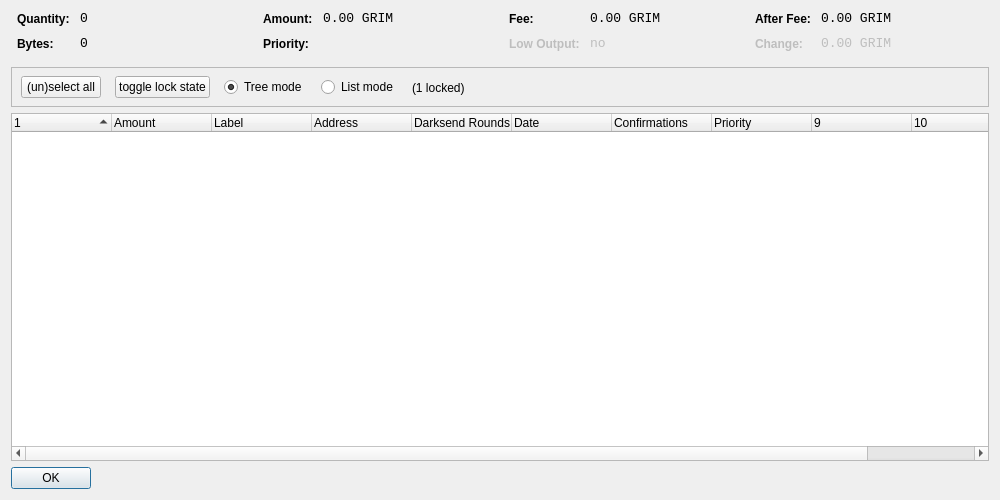
<?xml version="1.0" encoding="UTF-8"?>
<ui version="4.0">
 <class>CoinControlDialog</class>
 <widget class="QDialog" name="CoinControlDialog">
  <property name="geometry">
   <rect>
    <x>0</x>
    <y>0</y>
    <width>1000</width>
    <height>500</height>
   </rect>
  </property>
  <property name="windowTitle">
   <string>Coin Control</string>
  </property>
  <layout class="QVBoxLayout" name="verticalLayout">
   <item>
    <layout class="QHBoxLayout" name="horizontalLayoutTop" stretch="0,0,0,0">
     <property name="topMargin">
      <number>0</number>
     </property>
     <property name="bottomMargin">
      <number>10</number>
     </property>
     <item>
      <layout class="QFormLayout" name="formLayoutCoinControl1">
       <property name="horizontalSpacing">
        <number>10</number>
       </property>
       <property name="verticalSpacing">
        <number>10</number>
       </property>
       <property name="leftMargin">
        <number>6</number>
       </property>
       <property name="rightMargin">
        <number>6</number>
       </property>
       <item row="0" column="0">
        <widget class="QLabel" name="labelCoinControlQuantityText">
         <property name="styleSheet">
          <string notr="true">font-weight:bold;</string>
         </property>
         <property name="text">
          <string>Quantity:</string>
         </property>
        </widget>
       </item>
       <item row="0" column="1">
        <widget class="QLabel" name="labelCoinControlQuantity">
         <property name="font">
          <font>
           <family>Monospace</family>
           <pointsize>10</pointsize>
          </font>
         </property>
         <property name="cursor">
          <cursorShape>IBeamCursor</cursorShape>
         </property>
         <property name="contextMenuPolicy">
          <enum>Qt::ActionsContextMenu</enum>
         </property>
         <property name="text">
          <string notr="true">0</string>
         </property>
         <property name="textInteractionFlags">
          <set>Qt::LinksAccessibleByMouse|Qt::TextSelectableByKeyboard|Qt::TextSelectableByMouse</set>
         </property>
        </widget>
       </item>
       <item row="1" column="0">
        <widget class="QLabel" name="labelCoinControlBytesText">
         <property name="styleSheet">
          <string notr="true">font-weight:bold;</string>
         </property>
         <property name="text">
          <string>Bytes:</string>
         </property>
        </widget>
       </item>
       <item row="1" column="1">
        <widget class="QLabel" name="labelCoinControlBytes">
         <property name="font">
          <font>
           <family>Monospace</family>
           <pointsize>10</pointsize>
          </font>
         </property>
         <property name="cursor">
          <cursorShape>IBeamCursor</cursorShape>
         </property>
         <property name="contextMenuPolicy">
          <enum>Qt::ActionsContextMenu</enum>
         </property>
         <property name="text">
          <string notr="true">0</string>
         </property>
         <property name="textInteractionFlags">
          <set>Qt::LinksAccessibleByMouse|Qt::TextSelectableByKeyboard|Qt::TextSelectableByMouse</set>
         </property>
        </widget>
       </item>
      </layout>
     </item>
     <item>
      <layout class="QFormLayout" name="formLayoutCoinControl2">
       <property name="horizontalSpacing">
        <number>10</number>
       </property>
       <property name="verticalSpacing">
        <number>10</number>
       </property>
       <property name="leftMargin">
        <number>6</number>
       </property>
       <property name="rightMargin">
        <number>6</number>
       </property>
       <item row="0" column="0">
        <widget class="QLabel" name="labelCoinControlAmountText">
         <property name="styleSheet">
          <string notr="true">font-weight:bold;</string>
         </property>
         <property name="text">
          <string>Amount:</string>
         </property>
        </widget>
       </item>
       <item row="0" column="1">
        <widget class="QLabel" name="labelCoinControlAmount">
         <property name="font">
          <font>
           <family>Monospace</family>
           <pointsize>10</pointsize>
          </font>
         </property>
         <property name="cursor">
          <cursorShape>IBeamCursor</cursorShape>
         </property>
         <property name="contextMenuPolicy">
          <enum>Qt::ActionsContextMenu</enum>
         </property>
         <property name="text">
          <string notr="true">0.00 GRIM</string>
         </property>
         <property name="textInteractionFlags">
          <set>Qt::LinksAccessibleByMouse|Qt::TextSelectableByKeyboard|Qt::TextSelectableByMouse</set>
         </property>
        </widget>
       </item>
       <item row="1" column="0">
        <widget class="QLabel" name="labelCoinControlPriorityText">
         <property name="styleSheet">
          <string notr="true">font-weight:bold;</string>
         </property>
         <property name="text">
          <string>Priority:</string>
         </property>
        </widget>
       </item>
       <item row="1" column="1">
        <widget class="QLabel" name="labelCoinControlPriority">
         <property name="font">
          <font>
           <family>Monospace</family>
           <pointsize>10</pointsize>
          </font>
         </property>
         <property name="cursor">
          <cursorShape>IBeamCursor</cursorShape>
         </property>
         <property name="contextMenuPolicy">
          <enum>Qt::ActionsContextMenu</enum>
         </property>
         <property name="text">
          <string/>
         </property>
         <property name="textInteractionFlags">
          <set>Qt::LinksAccessibleByMouse|Qt::TextSelectableByKeyboard|Qt::TextSelectableByMouse</set>
         </property>
        </widget>
       </item>
      </layout>
     </item>
     <item>
      <layout class="QFormLayout" name="formLayoutCoinControl3">
       <property name="horizontalSpacing">
        <number>10</number>
       </property>
       <property name="verticalSpacing">
        <number>10</number>
       </property>
       <property name="leftMargin">
        <number>6</number>
       </property>
       <property name="rightMargin">
        <number>6</number>
       </property>
       <item row="0" column="0">
        <widget class="QLabel" name="labelCoinControlFeeText">
         <property name="styleSheet">
          <string notr="true">font-weight:bold;</string>
         </property>
         <property name="text">
          <string>Fee:</string>
         </property>
        </widget>
       </item>
       <item row="0" column="1">
        <widget class="QLabel" name="labelCoinControlFee">
         <property name="font">
          <font>
           <family>Monospace</family>
           <pointsize>10</pointsize>
          </font>
         </property>
         <property name="cursor">
          <cursorShape>IBeamCursor</cursorShape>
         </property>
         <property name="contextMenuPolicy">
          <enum>Qt::ActionsContextMenu</enum>
         </property>
         <property name="text">
          <string notr="true">0.00 GRIM</string>
         </property>
         <property name="textInteractionFlags">
          <set>Qt::LinksAccessibleByMouse|Qt::TextSelectableByKeyboard|Qt::TextSelectableByMouse</set>
         </property>
        </widget>
       </item>
       <item row="1" column="0">
        <widget class="QLabel" name="labelCoinControlLowOutputText">
         <property name="enabled">
          <bool>false</bool>
         </property>
         <property name="styleSheet">
          <string notr="true">font-weight:bold;</string>
         </property>
         <property name="text">
          <string>Low Output:</string>
         </property>
        </widget>
       </item>
       <item row="1" column="1">
        <widget class="QLabel" name="labelCoinControlLowOutput">
         <property name="enabled">
          <bool>false</bool>
         </property>
         <property name="font">
          <font>
           <family>Monospace</family>
           <pointsize>10</pointsize>
          </font>
         </property>
         <property name="cursor">
          <cursorShape>IBeamCursor</cursorShape>
         </property>
         <property name="contextMenuPolicy">
          <enum>Qt::ActionsContextMenu</enum>
         </property>
         <property name="text">
          <string notr="true">no</string>
         </property>
         <property name="textInteractionFlags">
          <set>Qt::LinksAccessibleByMouse|Qt::TextSelectableByKeyboard|Qt::TextSelectableByMouse</set>
         </property>
        </widget>
       </item>
      </layout>
     </item>
     <item>
      <layout class="QFormLayout" name="formLayoutCoinControl4">
       <property name="horizontalSpacing">
        <number>10</number>
       </property>
       <property name="verticalSpacing">
        <number>10</number>
       </property>
       <property name="leftMargin">
        <number>6</number>
       </property>
       <property name="rightMargin">
        <number>6</number>
       </property>
       <item row="0" column="0">
        <widget class="QLabel" name="labelCoinControlAfterFeeText">
         <property name="styleSheet">
          <string notr="true">font-weight:bold;</string>
         </property>
         <property name="text">
          <string>After Fee:</string>
         </property>
        </widget>
       </item>
       <item row="0" column="1">
        <widget class="QLabel" name="labelCoinControlAfterFee">
         <property name="font">
          <font>
           <family>Monospace</family>
           <pointsize>10</pointsize>
          </font>
         </property>
         <property name="cursor">
          <cursorShape>IBeamCursor</cursorShape>
         </property>
         <property name="contextMenuPolicy">
          <enum>Qt::ActionsContextMenu</enum>
         </property>
         <property name="text">
          <string notr="true">0.00 GRIM</string>
         </property>
         <property name="textInteractionFlags">
          <set>Qt::LinksAccessibleByMouse|Qt::TextSelectableByKeyboard|Qt::TextSelectableByMouse</set>
         </property>
        </widget>
       </item>
       <item row="1" column="0">
        <widget class="QLabel" name="labelCoinControlChangeText">
         <property name="enabled">
          <bool>false</bool>
         </property>
         <property name="styleSheet">
          <string notr="true">font-weight:bold;</string>
         </property>
         <property name="text">
          <string>Change:</string>
         </property>
        </widget>
       </item>
       <item row="1" column="1">
        <widget class="QLabel" name="labelCoinControlChange">
         <property name="enabled">
          <bool>false</bool>
         </property>
         <property name="font">
          <font>
           <family>Monospace</family>
           <pointsize>10</pointsize>
          </font>
         </property>
         <property name="cursor">
          <cursorShape>IBeamCursor</cursorShape>
         </property>
         <property name="contextMenuPolicy">
          <enum>Qt::ActionsContextMenu</enum>
         </property>
         <property name="text">
          <string notr="true">0.00 GRIM</string>
         </property>
         <property name="textInteractionFlags">
          <set>Qt::LinksAccessibleByMouse|Qt::TextSelectableByKeyboard|Qt::TextSelectableByMouse</set>
         </property>
        </widget>
       </item>
      </layout>
     </item>
    </layout>
   </item>
   <item>
    <widget class="QFrame" name="frame">
     <property name="minimumSize">
      <size>
       <width>0</width>
       <height>40</height>
      </size>
     </property>
     <property name="frameShape">
      <enum>QFrame::StyledPanel</enum>
     </property>
     <property name="frameShadow">
      <enum>QFrame::Sunken</enum>
     </property>
     <widget class="QWidget" name="horizontalLayoutWidget">
      <property name="geometry">
       <rect>
        <x>10</x>
        <y>0</y>
        <width>781</width>
        <height>41</height>
       </rect>
      </property>
      <layout class="QHBoxLayout" name="horizontalLayoutPanel" stretch="0,0,0,0,0">
       <property name="spacing">
        <number>14</number>
       </property>
       <item>
        <widget class="QPushButton" name="pushButtonSelectAll">
         <property name="sizePolicy">
          <sizepolicy hsizetype="Maximum" vsizetype="Fixed">
           <horstretch>0</horstretch>
           <verstretch>0</verstretch>
          </sizepolicy>
         </property>
         <property name="text">
          <string>(un)select all</string>
         </property>
        </widget>
       </item>
        <item>
         <widget class="QPushButton" name="pushButtonToggleLock">
          <property name="sizePolicy">
           <sizepolicy hsizetype="Maximum" vsizetype="Fixed">
            <horstretch>0</horstretch>
            <verstretch>0</verstretch>
           </sizepolicy>
          </property>
          <property name="text">
           <string>toggle lock state</string>
          </property>
          <property name="autoDefault">
           <bool>false</bool>
          </property>
         </widget>
        </item>
       <item>
        <widget class="QRadioButton" name="radioTreeMode">
         <property name="sizePolicy">
          <sizepolicy hsizetype="Maximum" vsizetype="Fixed">
           <horstretch>0</horstretch>
           <verstretch>0</verstretch>
          </sizepolicy>
         </property>
         <property name="text">
          <string>Tree mode</string>
         </property>
         <property name="checked">
          <bool>true</bool>
         </property>
        </widget>
       </item>
       <item>
        <widget class="QRadioButton" name="radioListMode">
         <property name="sizePolicy">
          <sizepolicy hsizetype="Maximum" vsizetype="Fixed">
           <horstretch>0</horstretch>
           <verstretch>0</verstretch>
          </sizepolicy>
         </property>
         <property name="text">
          <string>List mode</string>
         </property>
        </widget>
       </item>
        <item>
         <widget class="QLabel" name="labelLocked">
          <property name="text">
           <string>(1 locked)</string>
          </property>
         </widget>
        </item>
       <item>
        <spacer name="horizontalSpacer">
         <property name="orientation">
          <enum>Qt::Horizontal</enum>
         </property>
         <property name="sizeHint" stdset="0">
          <size>
           <width>40</width>
           <height>20</height>
          </size>
         </property>
        </spacer>
       </item>
      </layout>
     </widget>
    </widget>
   </item>
   <item>
    <widget class="CoinControlTreeWidget" name="treeWidget">
     <property name="contextMenuPolicy">
      <enum>Qt::CustomContextMenu</enum>
     </property>
     <property name="sortingEnabled">
      <bool>false</bool>
     </property>
     <property name="columnCount">
      <number>11</number>
     </property>
     <attribute name="headerShowSortIndicator" stdset="0">
      <bool>true</bool>
     </attribute>
     <attribute name="headerStretchLastSection">
      <bool>false</bool>
     </attribute>
     <column>
      <property name="text">
       <string/>
      </property>
     </column>
     <column>
      <property name="text">
       <string>Amount</string>
      </property>
     </column>
     <column>
      <property name="text">
       <string>Label</string>
      </property>
     </column>
     <column>
      <property name="text">
       <string>Address</string>
      </property>
     </column>
     <column>
      <property name="text">
       <string>Darksend Rounds</string>
      </property>
    </column>
     <column>
      <property name="text">
       <string>Date</string>
      </property>
     </column>
     <column>
      <property name="text">
       <string>Confirmations</string>
      </property>
      <property name="toolTip">
       <string>Confirmed</string>
      </property>
     </column>
     <column>
      <property name="text">
       <string>Priority</string>
      </property>
     </column>
     <column>
      <property name="text">
       <string/>
      </property>
     </column>
     <column>
      <property name="text">
       <string/>
      </property>
     </column>
     <column>
      <property name="text">
       <string/>
      </property>
     </column>
     <column>
      <property name="text">
       <string/>
      </property>
     </column>
    </widget>
   </item>
   <item>
    <widget class="QDialogButtonBox" name="buttonBox">
     <property name="sizePolicy">
      <sizepolicy hsizetype="Maximum" vsizetype="Fixed">
       <horstretch>0</horstretch>
       <verstretch>0</verstretch>
      </sizepolicy>
     </property>
     <property name="orientation">
      <enum>Qt::Horizontal</enum>
     </property>
     <property name="standardButtons">
      <set>QDialogButtonBox::Ok</set>
     </property>
    </widget>
   </item>
  </layout>
 </widget>
 <customwidgets>
  <customwidget>
   <class>CoinControlTreeWidget</class>
   <extends>QTreeWidget</extends>
   <header>coincontroltreewidget.h</header>
  </customwidget>
 </customwidgets>
 <resources/>
 <connections/>
</ui>
